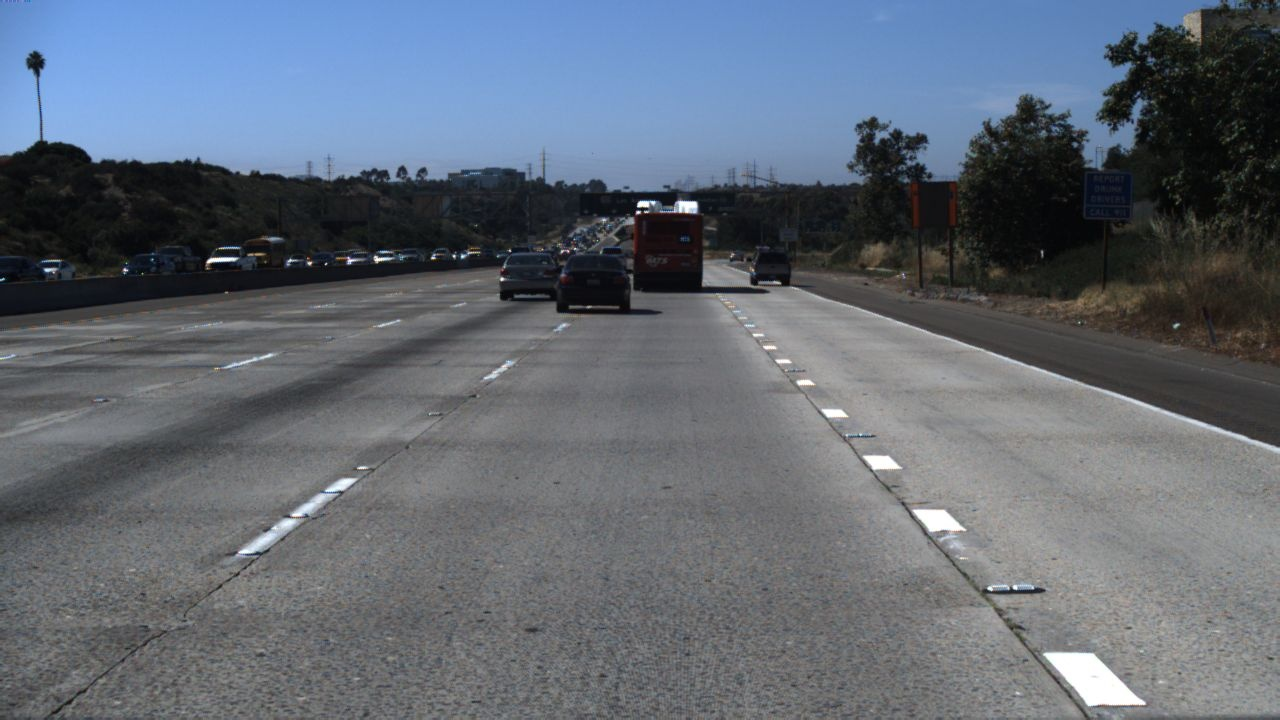
#> input picture 1.jpg, 1280 x 720 px
$ python PNI_sapt7.py
#> lines starting #> are read from the running program, lines starting #| are printed output that depends on the picture
#> the answer given: 1.jpg
#> further down, image is the input picture: shape (720, 1280, 3); mean B, G, R 116.4, 105.6, 97.7
import cv2
import numpy as np
import matplotlib.pyplot as plt
import os

def preprocess_image(image: np.ndarray) -> np.ndarray:
    """
    Pasul 1: Preprocesarea imaginii (Canny).
    (Acesta este codul tău, aprox. 15%)
    """
    # Convertește imaginea în grayscale
    gray = cv2.cvtColor(image, cv2.COLOR_BGR2GRAY)
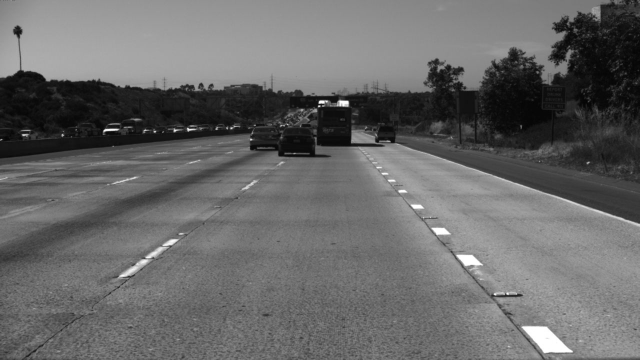
#> gray: shape (720, 1280) (shown at 1/2 size); min 0, max 255, mean 104.4

    # Aplică un filtru Gaussian pentru a reduce zgomotul
    blurred = cv2.GaussianBlur(gray, (5, 5), 0)

    # Aplică detecția de contururi Canny
    edges = cv2.Canny(blurred, 50, 150)
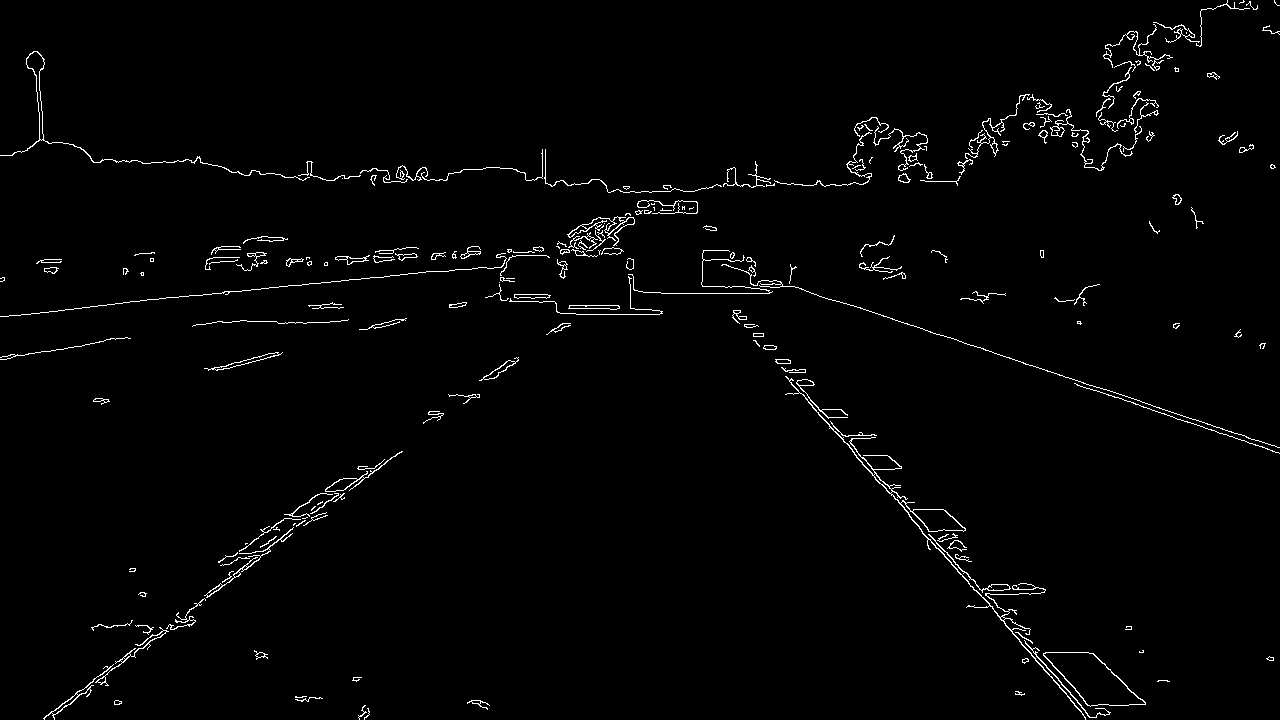
#> edges: shape (720, 1280); 1.7% white in thin lines or dots

    return edges

# --- SECȚIUNE NOUĂ (Următorii 40%) ---

def custom_hough_transform(image: np.ndarray, theta_resolution_deg: int = 1, rho_resolution_pix: int = 1) -> (np.ndarray, np.ndarray, np.ndarray):
    """
    Pasul 2: Implementarea manuală a Transformatei Hough.
    Construiește spațiul acumulatorului (Rho-Theta).
    Aceasta este funcția care implementează ecuația (1) din articol.
    """
#> called with theta_resolution_deg = 1, rho_resolution_pix = 1

    # --- 1. Definirea Spațiului Acumulatorului ---

    # Aflăm dimensiunile imaginii
    height, width = image.shape

    # Diagonala imaginii este valoarea maximă posibilă pentru Rho (ρ)
    max_rho = int(np.ceil(np.sqrt(height**2 + width**2)))

    # Definim axa Rho: de la -max_rho la +max_rho
    rho_bins_count = int(2 * max_rho / rho_resolution_pix)
    rhos = np.linspace(-max_rho, max_rho, rho_bins_count)

    # Definim axa Theta (θ): de la 0 la 180 grade
    theta_bins_count = int(180 / theta_resolution_deg)
    # Vectorul valorilor theta (în RADIANI, necesari pentru cos/sin)
    thetas = np.deg2rad(np.arange(0, 180, theta_resolution_deg))

    # Inițializăm acumulatorul cu zerouri
    accumulator = np.zeros((rho_bins_count, theta_bins_count), dtype=np.uint64)

    # --- 2. Procesul de Votare ---

    # Găsim coordonatele (x, y) ale tuturor pixelilor de contur (albi)
    y_indices, x_indices = np.nonzero(image)
#> y_indices = 15487 values from 0 to 719; x_indices = 15487 values, max 1279 at index 47, min 0 at index 2829, mean 677.8

    # Pre-calculăm valorile cos și sin pentru toate unghiurile theta
    cos_thetas = np.cos(thetas)
    sin_thetas = np.sin(thetas)

    print(f"Construirea acumulatorului... Se votează cu {len(x_indices)} puncte de contur.")
#> (printed output is left out)

    # Iterăm prin fiecare punct de contur (x, y)
    for i in range(len(x_indices)):
        x = x_indices[i]
        y = y_indices[i]

        # Aplicăm ecuația (1) pentru TOATE unghiurile theta simultan
        calculated_rhos = x * cos_thetas + y * sin_thetas

        # Convertim valorile 'rho' (continue) în indici 'rho' (discreți)
        rho_indices = ((calculated_rhos + max_rho) / rho_resolution_pix).astype(int)

        # Iterăm prin fiecare unghi și votăm
        for theta_idx in range(theta_bins_count):
            rho_idx = rho_indices[theta_idx]
            if 0 <= rho_idx < rho_bins_count:
                accumulator[rho_idx, theta_idx] += 1
#> this loop made 15487 passes
#> (x, y) on passes 1 to 3: (1227, 0), (1243, 0), (1274, 0)
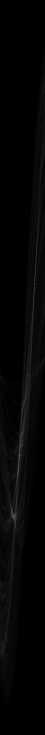
#> accumulator: shape (2938, 180) uint64 (shown at 1/4 size); min 0, max 279, mean 5.3; drawn with min black and max white

    print("Construirea acumulatorului a fost finalizată.")

    # Returnăm acumulatorul și axele corespunzătoare
    return accumulator, thetas, rhos

# --- Sfârșitul secțiunii noi ---


# --- Blocul principal (modificat pentru a include Pasul 2) ---

if __name__ == "__main__":
    while True:
        image_path = input("Introdu calea catre imaginea dorita sau 'exit' pentru a iesi: ")
        if image_path.lower() == 'exit':
            break

        # Verificarea căii (din codul tău)
        if not os.path.isfile(image_path):
            print(f"Eroare: Calea '{image_path}' nu este valida.")
            continue

        # --- PASUL 1: PREPROCESARE (din codul tău) ---
        image = cv2.imread(image_path)
        processed_edges = preprocess_image(image)

        # --- PASUL 2: CONSTRUIREA ACUMULATORULUI (NOU) ---
        # Aici apelăm noua funcție
        accumulator, thetas_rad, rhos = custom_hough_transform(processed_edges)
#> thetas_rad = 180 values from 0 to 3.12; rhos = 2938 values from -1469 to 1469


        # --- VIZUALIZARE (Extinsă la 3 grafice) ---

        # Am schimbat la 1 rând, 3 coloane (1, 3) și figsize
        figure = plt.figure(figsize=(18, 6))

        # 1. Imaginea Originală
        plt.subplot(1, 3, 1)
        plt.title("Imagine Originala")
        # Corecție BGR -> RGB pentru afișare corectă în Matplotlib
        plt.imshow(cv2.cvtColor(image, cv2.COLOR_BGR2RGB))
        plt.axis('off')

        # 2. Contururile Canny
        plt.subplot(1, 3, 2)
        plt.title("Imagine Preprocesata (Contururi Canny)")
        plt.imshow(processed_edges, cmap='gray')
        plt.axis('off')

        # 3. Spațiul Acumulatorului Hough (NOU)
        plt.subplot(1, 3, 3)
        plt.title("Spatiul Acumulatorului Hough (Rho-Theta)")

        # Folosim np.log1p pentru a vizualiza mai bine vârfurile
        # (vârfurile au valori f. mari, ex. 500, iar restul au 0-1)
        # Logaritmul compresează intervalul și face "fluturii" vizibili

        plt.imshow(np.log1p(accumulator),
                   cmap='jet',
                   aspect='auto',
                   extent=[np.rad2deg(thetas_rad[0]), np.rad2deg(thetas_rad[-1]), rhos[-1], rhos[0]]) # Am inversat rhos[0] și rhos[-1] pentru o afișare corectă
        plt.xlabel("Theta (Grade)")
        plt.ylabel("Rho (Pixeli)")

        plt.tight_layout() # Aranjează graficele frumos
        plt.show()
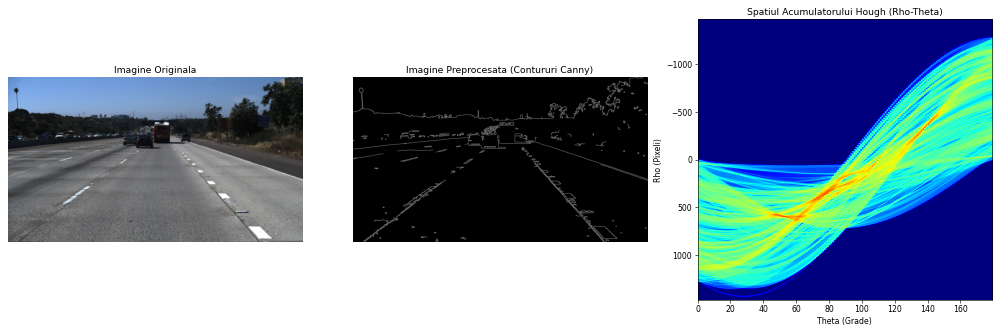
#> figure drawn by matplotlib, 3 panels
#> the answer given: 2.jpg
#> the answer given: 2.jpg
#> (the run stopped early here; a loop or call above may not have finished)

$ run again, on 3.jpg
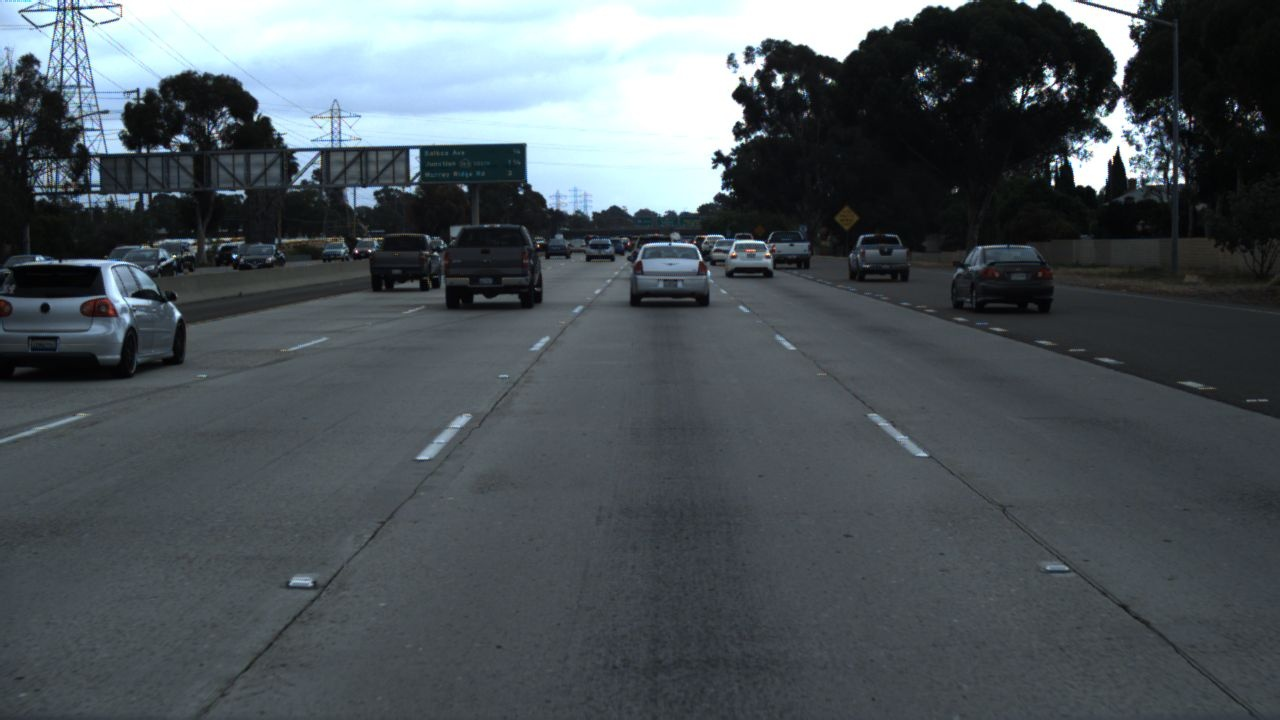
#> input picture 3.jpg, 1280 x 720 px
#> image is the input picture: shape (720, 1280, 3); mean B, G, R 89.8, 84.7, 76.9
#> in preprocess_image, `edges = cv2.Canny(blurred, 50, 150)`:
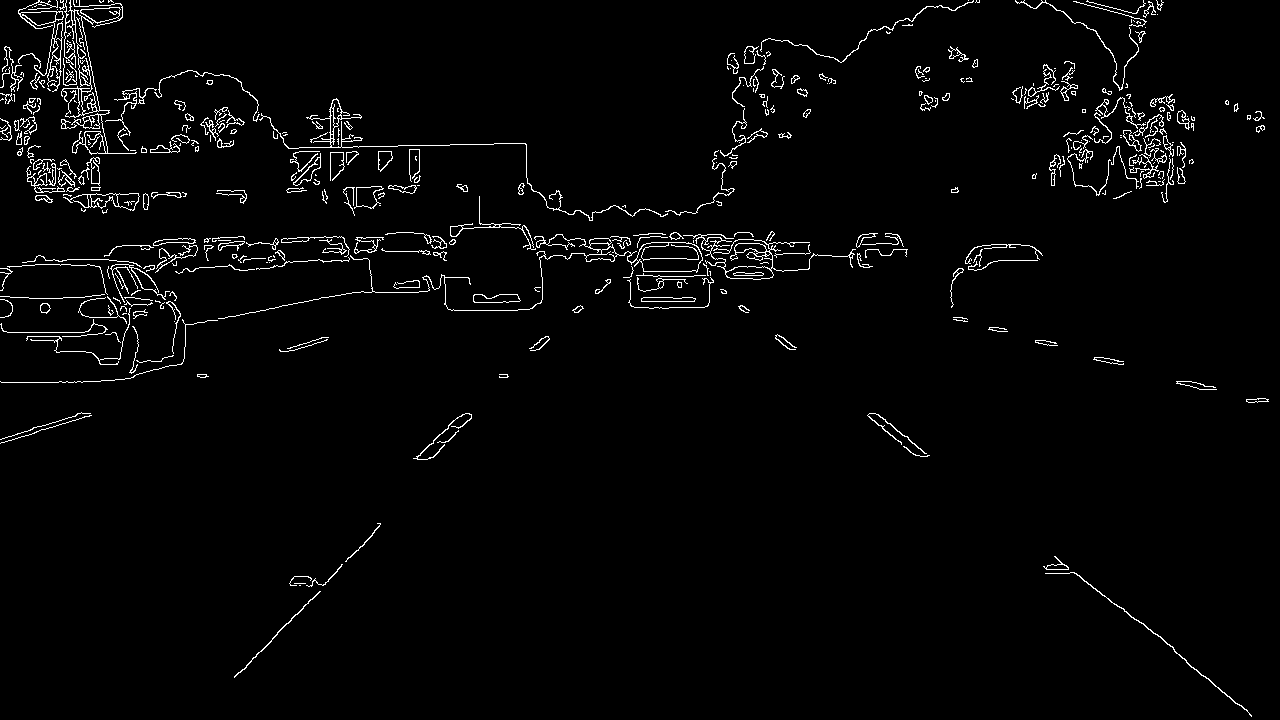
#> edges: shape (720, 1280); 2.4% white in thin lines or dots
#> (printed output is left out)
#> the loop in custom_hough_transform, `for i in range(len(x_indices)):` made 22358 passes
#> (x, y) on passes 1 to 3: (38, 0), (39, 0), (49, 0)
#> `accumulator, thetas_rad, rhos = custom_hough_transform(processed_edges)`: thetas_rad = 180 values from 0 to 3.12; rhos = 2938 values from -1469 to 1469
#> `plt.show()`:
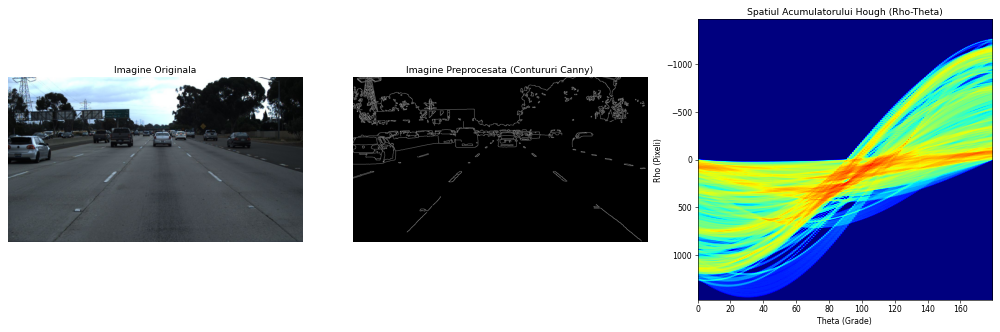
#> figure drawn by matplotlib, 3 panels

$ run again, on 4.jpg
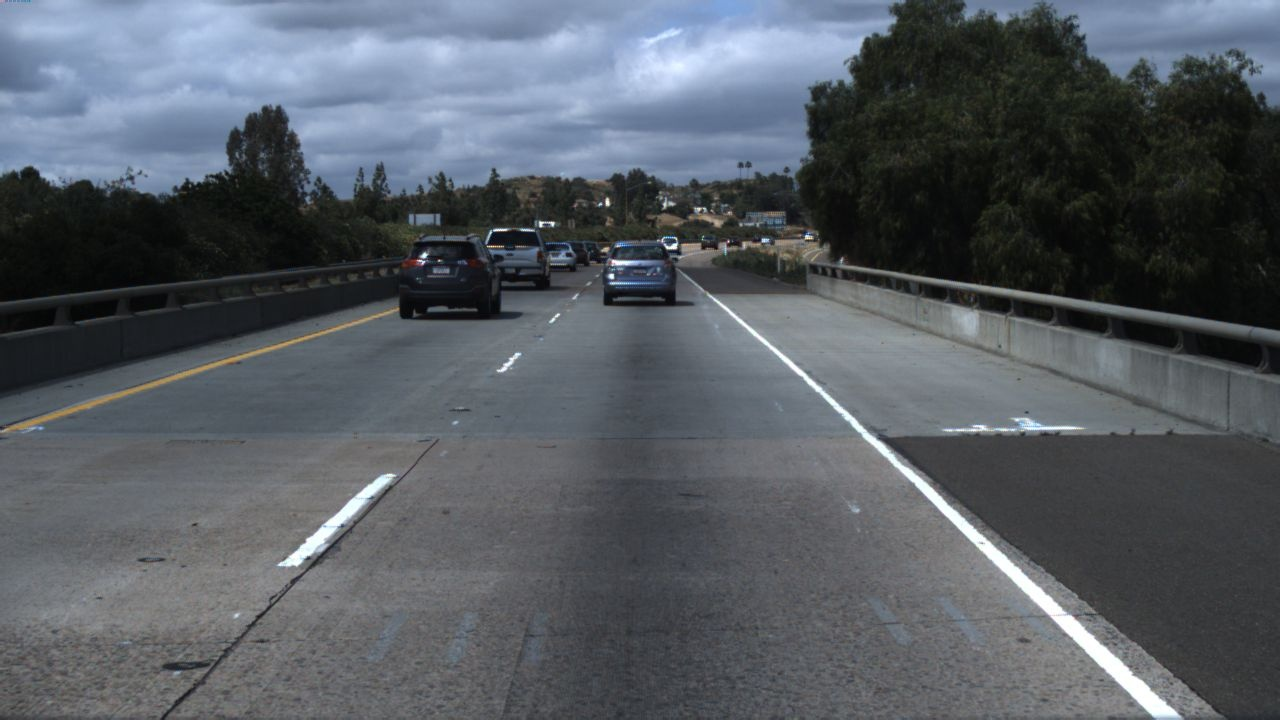
#> input picture 4.jpg, 1280 x 720 px
#> image is the input picture: shape (720, 1280, 3); mean B, G, R 99, 92.2, 86.5
#> in preprocess_image, `edges = cv2.Canny(blurred, 50, 150)`:
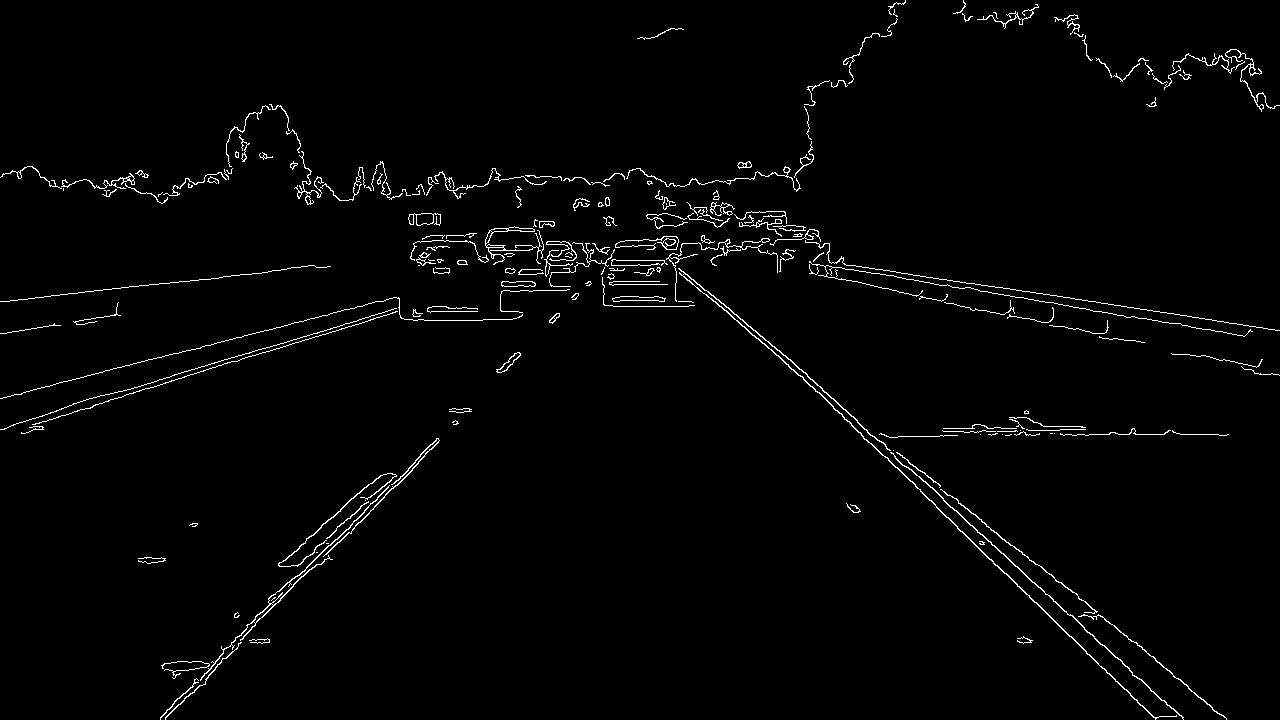
#> edges: shape (720, 1280); 1.8% white in thin lines or dots
#> y_indices = 16841 values from 0 to 719; x_indices = 16841 values, max 1279 at index 1375, min 0 at index 2413, mean 643.6
#> (printed output is left out)
#> the loop in custom_hough_transform, `for i in range(len(x_indices)):` made 16841 passes
#> (x, y) on passes 1 to 3: (905, 0), (963, 0), (905, 1)
#> `accumulator, thetas_rad, rhos = custom_hough_transform(processed_edges)`: thetas_rad = 180 values from 0 to 3.12; rhos = 2938 values from -1469 to 1469
#> `plt.show()`:
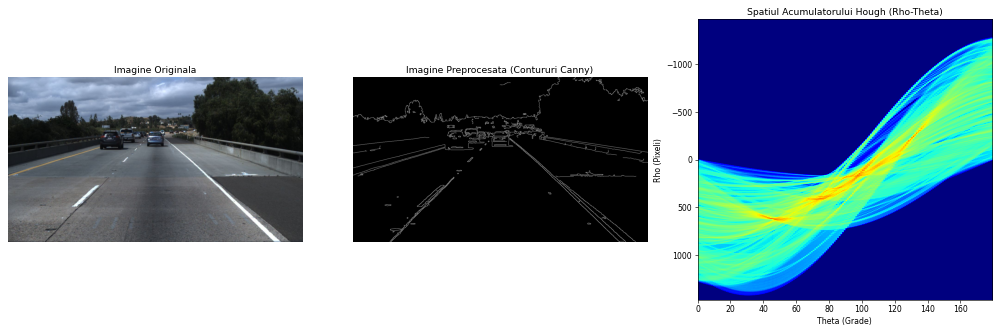
#> figure drawn by matplotlib, 3 panels
